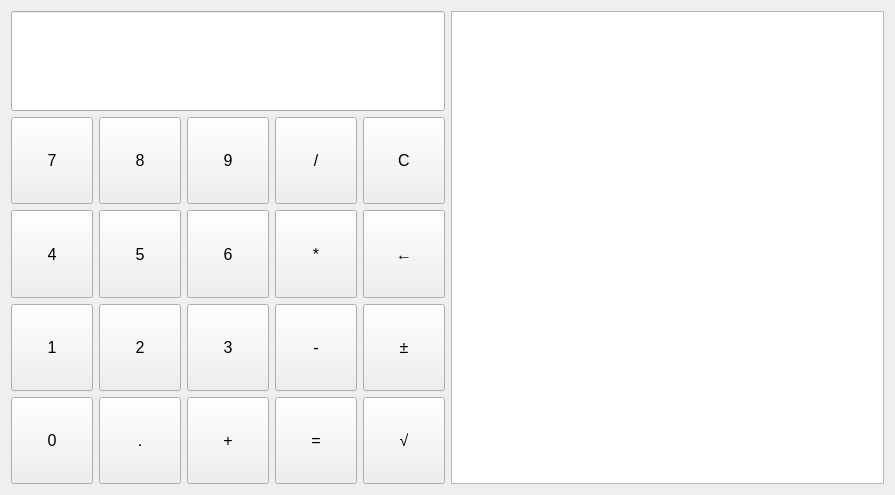
<?xml version="1.0" encoding="UTF-8"?>
<ui version="4.0">
 <class>Widget</class>
 <widget class="QWidget" name="Widget">
  <property name="geometry">
   <rect>
    <x>0</x>
    <y>0</y>
    <width>895</width>
    <height>495</height>
   </rect>
  </property>
  <property name="sizePolicy">
   <sizepolicy hsizetype="MinimumExpanding" vsizetype="MinimumExpanding">
    <horstretch>0</horstretch>
    <verstretch>0</verstretch>
   </sizepolicy>
  </property>
  <property name="minimumSize">
   <size>
    <width>895</width>
    <height>495</height>
   </size>
  </property>
  <property name="windowTitle">
   <string>Kalkulator 3000</string>
  </property>
  <property name="layoutDirection">
   <enum>Qt::LeftToRight</enum>
  </property>
  <layout class="QHBoxLayout" name="horizontalLayout" stretch="1,1">
   <property name="sizeConstraint">
    <enum>QLayout::SetNoConstraint</enum>
   </property>
   <item>
    <layout class="QVBoxLayout" name="verticalLayout" stretch="1,1">
     <item>
      <widget class="QLineEdit" name="leInput">
       <property name="sizePolicy">
        <sizepolicy hsizetype="Expanding" vsizetype="Fixed">
         <horstretch>1</horstretch>
         <verstretch>1</verstretch>
        </sizepolicy>
       </property>
       <property name="minimumSize">
        <size>
         <width>1</width>
         <height>100</height>
        </size>
       </property>
       <property name="sizeIncrement">
        <size>
         <width>1</width>
         <height>1</height>
        </size>
       </property>
       <property name="baseSize">
        <size>
         <width>1</width>
         <height>100</height>
        </size>
       </property>
       <property name="font">
        <font>
         <pointsize>16</pointsize>
        </font>
       </property>
       <property name="alignment">
        <set>Qt::AlignRight|Qt::AlignTrailing|Qt::AlignVCenter</set>
       </property>
       <property name="readOnly">
        <bool>false</bool>
       </property>
      </widget>
     </item>
     <item>
      <layout class="QGridLayout" name="gridLayout" rowstretch="1,0,0,0" columnstretch="1,0,0,0,0">
       <item row="3" column="3">
        <widget class="QPushButton" name="btnEqual">
         <property name="sizePolicy">
          <sizepolicy hsizetype="Expanding" vsizetype="Expanding">
           <horstretch>1</horstretch>
           <verstretch>1</verstretch>
          </sizepolicy>
         </property>
         <property name="baseSize">
          <size>
           <width>1</width>
           <height>1</height>
          </size>
         </property>
         <property name="font">
          <font>
           <pointsize>12</pointsize>
          </font>
         </property>
         <property name="text">
          <string>=</string>
         </property>
        </widget>
       </item>
       <item row="1" column="0">
        <widget class="QPushButton" name="btn4">
         <property name="sizePolicy">
          <sizepolicy hsizetype="Expanding" vsizetype="Expanding">
           <horstretch>1</horstretch>
           <verstretch>1</verstretch>
          </sizepolicy>
         </property>
         <property name="baseSize">
          <size>
           <width>1</width>
           <height>1</height>
          </size>
         </property>
         <property name="font">
          <font>
           <pointsize>12</pointsize>
          </font>
         </property>
         <property name="text">
          <string>4</string>
         </property>
        </widget>
       </item>
       <item row="0" column="3">
        <widget class="QPushButton" name="btnDiv">
         <property name="sizePolicy">
          <sizepolicy hsizetype="Expanding" vsizetype="Expanding">
           <horstretch>1</horstretch>
           <verstretch>1</verstretch>
          </sizepolicy>
         </property>
         <property name="baseSize">
          <size>
           <width>1</width>
           <height>1</height>
          </size>
         </property>
         <property name="font">
          <font>
           <pointsize>12</pointsize>
          </font>
         </property>
         <property name="text">
          <string>/</string>
         </property>
        </widget>
       </item>
       <item row="1" column="3">
        <widget class="QPushButton" name="btnMul">
         <property name="sizePolicy">
          <sizepolicy hsizetype="Expanding" vsizetype="Expanding">
           <horstretch>1</horstretch>
           <verstretch>1</verstretch>
          </sizepolicy>
         </property>
         <property name="baseSize">
          <size>
           <width>1</width>
           <height>1</height>
          </size>
         </property>
         <property name="font">
          <font>
           <pointsize>12</pointsize>
          </font>
         </property>
         <property name="text">
          <string>*</string>
         </property>
        </widget>
       </item>
       <item row="3" column="1">
        <widget class="QPushButton" name="btnDecimal">
         <property name="sizePolicy">
          <sizepolicy hsizetype="Expanding" vsizetype="Expanding">
           <horstretch>1</horstretch>
           <verstretch>1</verstretch>
          </sizepolicy>
         </property>
         <property name="baseSize">
          <size>
           <width>1</width>
           <height>1</height>
          </size>
         </property>
         <property name="font">
          <font>
           <pointsize>12</pointsize>
          </font>
         </property>
         <property name="text">
          <string>.</string>
         </property>
        </widget>
       </item>
       <item row="0" column="4">
        <widget class="QPushButton" name="btnC">
         <property name="sizePolicy">
          <sizepolicy hsizetype="Expanding" vsizetype="Expanding">
           <horstretch>1</horstretch>
           <verstretch>1</verstretch>
          </sizepolicy>
         </property>
         <property name="baseSize">
          <size>
           <width>1</width>
           <height>1</height>
          </size>
         </property>
         <property name="font">
          <font>
           <pointsize>12</pointsize>
          </font>
         </property>
         <property name="text">
          <string>C</string>
         </property>
        </widget>
       </item>
       <item row="3" column="0">
        <widget class="QPushButton" name="btn0">
         <property name="sizePolicy">
          <sizepolicy hsizetype="Expanding" vsizetype="Expanding">
           <horstretch>1</horstretch>
           <verstretch>1</verstretch>
          </sizepolicy>
         </property>
         <property name="baseSize">
          <size>
           <width>1</width>
           <height>1</height>
          </size>
         </property>
         <property name="font">
          <font>
           <pointsize>12</pointsize>
          </font>
         </property>
         <property name="text">
          <string>0</string>
         </property>
        </widget>
       </item>
       <item row="3" column="4">
        <widget class="QPushButton" name="btnSqrt">
         <property name="sizePolicy">
          <sizepolicy hsizetype="Expanding" vsizetype="Expanding">
           <horstretch>1</horstretch>
           <verstretch>1</verstretch>
          </sizepolicy>
         </property>
         <property name="baseSize">
          <size>
           <width>1</width>
           <height>1</height>
          </size>
         </property>
         <property name="font">
          <font>
           <pointsize>12</pointsize>
          </font>
         </property>
         <property name="text">
          <string>√</string>
         </property>
        </widget>
       </item>
       <item row="2" column="4">
        <widget class="QPushButton" name="btnSgnChange">
         <property name="sizePolicy">
          <sizepolicy hsizetype="Expanding" vsizetype="Expanding">
           <horstretch>1</horstretch>
           <verstretch>1</verstretch>
          </sizepolicy>
         </property>
         <property name="baseSize">
          <size>
           <width>1</width>
           <height>1</height>
          </size>
         </property>
         <property name="font">
          <font>
           <pointsize>12</pointsize>
          </font>
         </property>
         <property name="text">
          <string>±</string>
         </property>
        </widget>
       </item>
       <item row="1" column="2">
        <widget class="QPushButton" name="btn6">
         <property name="sizePolicy">
          <sizepolicy hsizetype="Expanding" vsizetype="Expanding">
           <horstretch>1</horstretch>
           <verstretch>1</verstretch>
          </sizepolicy>
         </property>
         <property name="baseSize">
          <size>
           <width>1</width>
           <height>1</height>
          </size>
         </property>
         <property name="font">
          <font>
           <pointsize>12</pointsize>
          </font>
         </property>
         <property name="text">
          <string>6</string>
         </property>
        </widget>
       </item>
       <item row="1" column="4">
        <widget class="QPushButton" name="btnBack">
         <property name="sizePolicy">
          <sizepolicy hsizetype="Expanding" vsizetype="Expanding">
           <horstretch>1</horstretch>
           <verstretch>1</verstretch>
          </sizepolicy>
         </property>
         <property name="baseSize">
          <size>
           <width>1</width>
           <height>1</height>
          </size>
         </property>
         <property name="font">
          <font>
           <pointsize>12</pointsize>
          </font>
         </property>
         <property name="text">
          <string>←</string>
         </property>
        </widget>
       </item>
       <item row="2" column="0">
        <widget class="QPushButton" name="btn1">
         <property name="sizePolicy">
          <sizepolicy hsizetype="Expanding" vsizetype="Expanding">
           <horstretch>1</horstretch>
           <verstretch>1</verstretch>
          </sizepolicy>
         </property>
         <property name="baseSize">
          <size>
           <width>1</width>
           <height>1</height>
          </size>
         </property>
         <property name="font">
          <font>
           <pointsize>12</pointsize>
          </font>
         </property>
         <property name="text">
          <string>1</string>
         </property>
        </widget>
       </item>
       <item row="1" column="1">
        <widget class="QPushButton" name="btn5">
         <property name="sizePolicy">
          <sizepolicy hsizetype="Expanding" vsizetype="Expanding">
           <horstretch>1</horstretch>
           <verstretch>1</verstretch>
          </sizepolicy>
         </property>
         <property name="baseSize">
          <size>
           <width>1</width>
           <height>1</height>
          </size>
         </property>
         <property name="font">
          <font>
           <pointsize>12</pointsize>
          </font>
         </property>
         <property name="text">
          <string>5</string>
         </property>
        </widget>
       </item>
       <item row="0" column="1">
        <widget class="QPushButton" name="btn8">
         <property name="sizePolicy">
          <sizepolicy hsizetype="Expanding" vsizetype="Expanding">
           <horstretch>1</horstretch>
           <verstretch>1</verstretch>
          </sizepolicy>
         </property>
         <property name="baseSize">
          <size>
           <width>1</width>
           <height>1</height>
          </size>
         </property>
         <property name="font">
          <font>
           <pointsize>12</pointsize>
          </font>
         </property>
         <property name="text">
          <string>8</string>
         </property>
        </widget>
       </item>
       <item row="0" column="0">
        <widget class="QPushButton" name="btn7">
         <property name="sizePolicy">
          <sizepolicy hsizetype="Expanding" vsizetype="Expanding">
           <horstretch>1</horstretch>
           <verstretch>1</verstretch>
          </sizepolicy>
         </property>
         <property name="baseSize">
          <size>
           <width>1</width>
           <height>1</height>
          </size>
         </property>
         <property name="font">
          <font>
           <pointsize>12</pointsize>
          </font>
         </property>
         <property name="text">
          <string>7</string>
         </property>
        </widget>
       </item>
       <item row="3" column="2">
        <widget class="QPushButton" name="btnAdd">
         <property name="sizePolicy">
          <sizepolicy hsizetype="Expanding" vsizetype="Expanding">
           <horstretch>1</horstretch>
           <verstretch>1</verstretch>
          </sizepolicy>
         </property>
         <property name="baseSize">
          <size>
           <width>1</width>
           <height>1</height>
          </size>
         </property>
         <property name="font">
          <font>
           <pointsize>12</pointsize>
          </font>
         </property>
         <property name="text">
          <string>+</string>
         </property>
        </widget>
       </item>
       <item row="2" column="1">
        <widget class="QPushButton" name="btn2">
         <property name="sizePolicy">
          <sizepolicy hsizetype="Expanding" vsizetype="Expanding">
           <horstretch>1</horstretch>
           <verstretch>1</verstretch>
          </sizepolicy>
         </property>
         <property name="baseSize">
          <size>
           <width>1</width>
           <height>1</height>
          </size>
         </property>
         <property name="font">
          <font>
           <pointsize>12</pointsize>
          </font>
         </property>
         <property name="text">
          <string>2</string>
         </property>
        </widget>
       </item>
       <item row="0" column="2">
        <widget class="QPushButton" name="btn9">
         <property name="sizePolicy">
          <sizepolicy hsizetype="Expanding" vsizetype="Expanding">
           <horstretch>1</horstretch>
           <verstretch>1</verstretch>
          </sizepolicy>
         </property>
         <property name="baseSize">
          <size>
           <width>1</width>
           <height>1</height>
          </size>
         </property>
         <property name="font">
          <font>
           <pointsize>12</pointsize>
          </font>
         </property>
         <property name="text">
          <string>9</string>
         </property>
        </widget>
       </item>
       <item row="2" column="3">
        <widget class="QPushButton" name="btnSub">
         <property name="sizePolicy">
          <sizepolicy hsizetype="Expanding" vsizetype="Expanding">
           <horstretch>1</horstretch>
           <verstretch>1</verstretch>
          </sizepolicy>
         </property>
         <property name="baseSize">
          <size>
           <width>1</width>
           <height>1</height>
          </size>
         </property>
         <property name="font">
          <font>
           <pointsize>12</pointsize>
          </font>
         </property>
         <property name="text">
          <string>-</string>
         </property>
        </widget>
       </item>
       <item row="2" column="2">
        <widget class="QPushButton" name="btn3">
         <property name="sizePolicy">
          <sizepolicy hsizetype="Expanding" vsizetype="Expanding">
           <horstretch>1</horstretch>
           <verstretch>1</verstretch>
          </sizepolicy>
         </property>
         <property name="baseSize">
          <size>
           <width>1</width>
           <height>1</height>
          </size>
         </property>
         <property name="font">
          <font>
           <pointsize>12</pointsize>
          </font>
         </property>
         <property name="text">
          <string>3</string>
         </property>
        </widget>
       </item>
      </layout>
     </item>
    </layout>
   </item>
   <item>
    <widget class="QPlainTextEdit" name="pteHistory">
     <property name="sizePolicy">
      <sizepolicy hsizetype="Expanding" vsizetype="Expanding">
       <horstretch>0</horstretch>
       <verstretch>0</verstretch>
      </sizepolicy>
     </property>
     <property name="sizeIncrement">
      <size>
       <width>50</width>
       <height>0</height>
      </size>
     </property>
     <property name="font">
      <font>
       <pointsize>16</pointsize>
      </font>
     </property>
    </widget>
   </item>
  </layout>
 </widget>
 <resources/>
 <connections/>
</ui>
